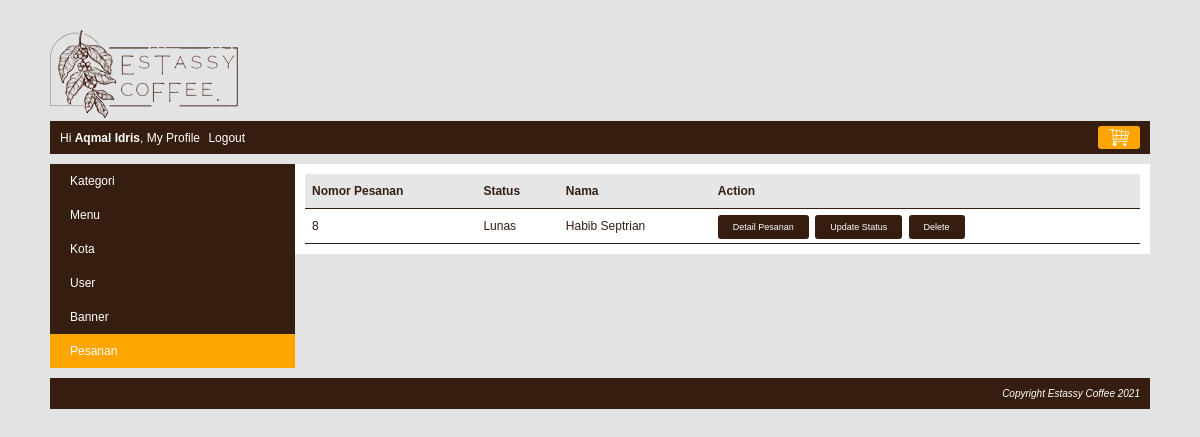
Screenshot of /index.php?page=my_profile&module=pesanan&action=list (signed in) with the database file from the repository.
### tables this page shows
CREATE TABLE `pesanan` (
  `pesanan_id` int(10) NOT NULL,
  `kota_id` int(10) NOT NULL,
  `user_id` int(10) NOT NULL,
  `nama_penerima` varchar(150) NOT NULL,
  `nomor_telepon` varchar(15) NOT NULL,
  `alamat` varchar(300) NOT NULL,
  `tanggal_pemesanan` datetime NOT NULL,
  `status` tinyint(4) NOT NULL
);

CREATE TABLE `user` (
  `user_id` int(10) NOT NULL,
  `level` varchar(30) NOT NULL,
  `nama` varchar(150) NOT NULL,
  `email` varchar(160) NOT NULL,
  `alamat` varchar(400) NOT NULL,
  `phone` varchar(15) NOT NULL,
  `password` varchar(300) NOT NULL,
  `status` enum('on','off') NOT NULL
);

### function/helper.php (called while the page is built, shortened)
<?php
	$arrayStatusPesanan[0] = "Menunggu Pembayaran";
	$arrayStatusPesanan[1] = "Pembayaran Sedang Di Validasi";
	$arrayStatusPesanan[2] = "Lunas";
	$arrayStatusPesanan[3] = "Pembayaran Di Tolak";

### module/pesanan/list.php (the view)
<?php
	if($level == "superadmin"){
		$queryPesanan = mysqli_query($koneksi, "SELECT pesanan.*, user.nama FROM pesanan JOIN user ON pesanan.user_id=user.user_id ORDER BY pesanan.tanggal_pemesanan DESC");
	}else{
		$queryPesanan = mysqli_query($koneksi, "SELECT pesanan.*, user.nama FROM pesanan JOIN user ON pesanan.user_id=user.user_id WHERE pesanan.user_id='$user_id' ORDER BY pesanan.tanggal_pemesanan DESC");
	}
	if(mysqli_num_rows($queryPesanan) == 0){
		echo "<h3>Saat ini belum ada data pesanan</h3>";
	}
	else{
		echo "<table class='table-list'>
				<tr class='baris-title'>
					<th class='kiri'>Nomor Pesanan</th>
					<th class='kiri'>Status</th>
					<th class='kiri'>Nama</th>
					<th class='kiri'>Action</th>
				</tr>";
		$adminButton = "";
		while($row=mysqli_fetch_assoc($queryPesanan)){
			if($level == "superadmin"){
				$adminButton = "<a class='tombol-action' href='".BASE_URL."index.php?page=my_profile&module=pesanan&action=status&pesanan_id=$row[pesanan_id]'>Update Status</a>";
			}
			$status = $row['status'];
			echo "<tr>
					<td class='kiri'>$row[pesanan_id]</td>
					<td class='kiri'>$arrayStatusPesanan[$status]</td>
					<td class='kiri'>$row[nama]</td>
					<td class='kiri'>
						<a class='tombol-action' href='".BASE_URL."index.php?page=my_profile&module=pesanan&action=detail&pesanan_id=$row[pesanan_id]'>Detail Pesanan</a>
						$adminButton
						<a class='tombol-action' href='".BASE_URL."module/pesanan/action.php?button=Delete&pesanan_id=$row[pesanan_id]'>Delete</a>
					</td>
				 </tr>";
		}
		echo "</table>";
	}
?>

### css/style.css (style rules this page uses)
body { font-family:arial; font-size:12px; color:#351E10; background:#e3e3e3; margin:0px; }
.table-list { width: 100%; border-collapse: collapse; }
.table-list tr { border-bottom: 1px solid #351E10; }
.table-list tr.baris-title { background: #E6E6E6; }
.table-list tr th, .table-list tr td { padding: 10px 7px; }
.kiri { text-align: left; }
.tombol-action { background: #351E10; color: white; padding: 7px 15px; border-radius: 3px; cursor: pointer; text-decoration: none; margin-right: 3px; font-size: 9px; }

### rows the page displays
pesanan: pesanan_id "8", status "Lunas", user.nama "Habib Septrian"

### other values shown
$nama "Aqmal Idris"
